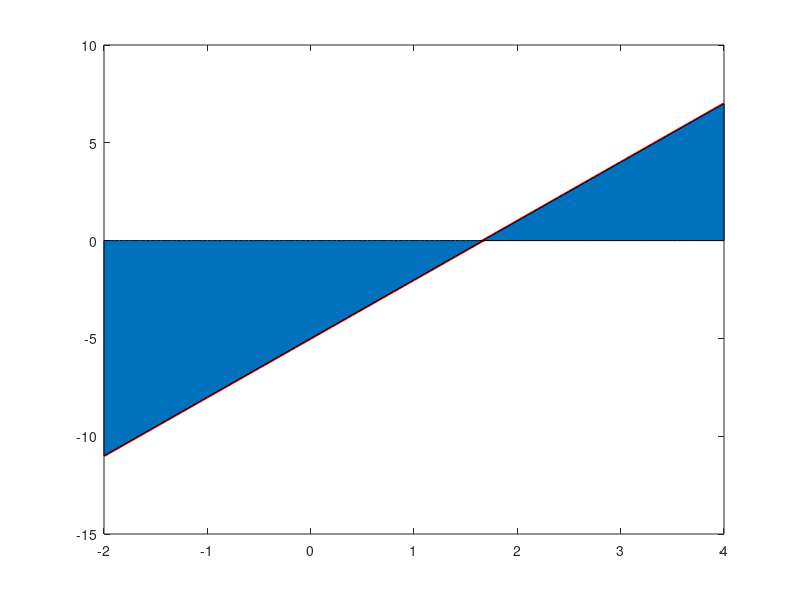

Write MATLAB code to recreate this figure. (Note: this script raises an error after producing the figure.)
% Octave Script
% Title			:Teorema Del Valor Intermedio ej3.
% Description		:Script para desarrrollar el ejericio3 de la Teorema Del Valor Intermedioa.
% Author		:Orlando Espinoza Valentin (Orlando-Esp) espinozaorlando978@gmail.com
% Date			:20210527
% sion		        :1
% Usage			:octave> /path/Teorema Del Valor Intermedio,TeoremaDelValorIntermedio_Ej3_OrlandoEspinoza_3202.m
% Notes			:Requiere aplicacion octave-online usar en consola preferentemente. 
%program execution page :https://octave-online.net

%Se encarga de limpiar variables y pantalla 
clc, clear  
%Funcion definida
x=-2:.05:4;
f=inline('3*x-5');
plot(x,f(x),'r','LineWidth',2)
valor_de_Integral=quad(f,-2,4)
Valor_Medio=strcat('3*x-5==',num2str(1/3*valor_de_Integral))
%Deduccion geometrica
hold on
area(x,f(x))
altura=f(c(1));
plot([-2 4],[altura altura])
hold off
